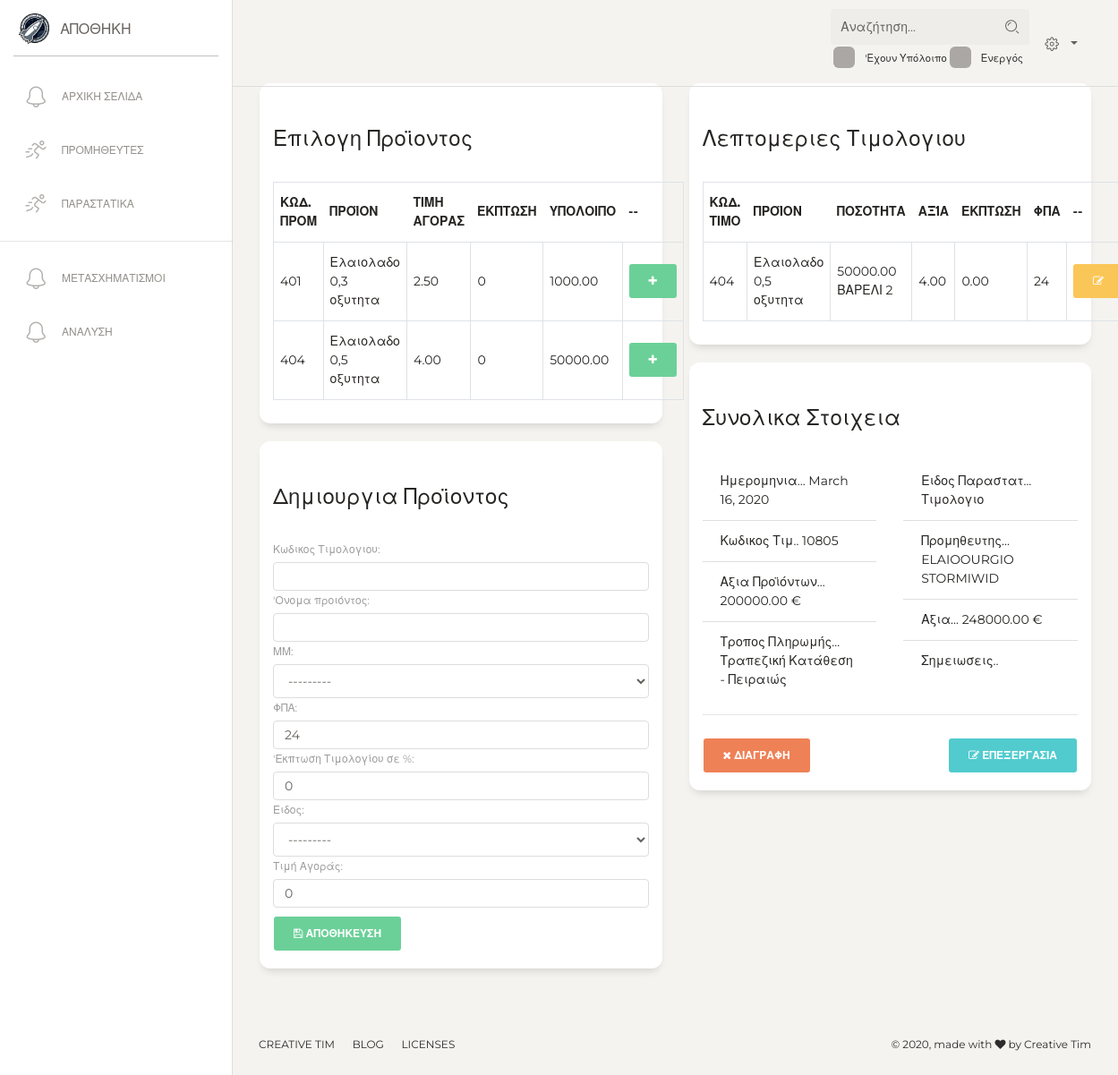
The app's page /warehouse/invoice-detail/2/ (signed in) with its own data.
### catalogue/models.py (models this page shows, shortened)
class Product(models.Model):
    active = models.BooleanField(default=True, verbose_name='Κατασταση')
    product_class = models.ForeignKey(ProductClass, on_delete=models.PROTECT, null=True, verbose_name='Ειδος')
    is_offer = models.BooleanField(default=True)
    title = models.CharField(max_length=120, verbose_name="'Ονομα προιόντος")
    category = models.ManyToManyField(Category, blank=True, null=True, verbose_name='Κατηγοριες')
    sku = models.CharField(max_length=150, blank=True, null=True, verbose_name='MPN')
    meta_description = models.CharField(max_length=300, null=True, blank=True)
    slug = models.SlugField(blank=True, null=True, allow_unicode=True)
    price = models.DecimalField(decimal_places=2, max_digits=6, default=0,
                                verbose_name="Τιμή λιανικής")  # the price product have in the store
    margin = models.IntegerField(default=30, verbose_name='Margin', blank=True, null=True)
    markup = models.IntegerField(default=30, verbose_name='Markup', blank=True, null=True)
    price_internet = models.DecimalField(decimal_places=2, max_digits=6, default=0,
                                         verbose_name="Τιμή Internet(No use)")
    price_b2b = models.DecimalField(decimal_places=2, max_digits=6, default=0,
                                    verbose_name="Τιμή Χονδρικής")  # the price product have in the website, if its 0 then website gets the price from store
    price_discount = models.DecimalField(max_digits=10, decimal_places=2, default=0, verbose_name='Εκπτωτική Τιμή.')
    final_price = models.DecimalField(default=0, decimal_places=2, max_digits=10, blank=True)
    related_products = models.ManyToManyField('self', blank=True)
    different_color = models.ManyToManyField('self', blank=True)
    timestamp = models.DateField(default=timezone.now, verbose_name='Ημερομηνία Δημιουργίας')
    notes = models.TextField(null=True, blank=True, verbose_name='Περιγραφή')
    vendor = models.ForeignKey('warehouse.Vendor', verbose_name="Προμηθευτής", blank=True, null=True, on_delete=models.SET_NULL)
    qty = models.DecimalField(default=0, verbose_name="Απόθεμα", max_digits=10, decimal_places=2)
    unit = models.CharField(max_length=1, default='1', choices=UNIT, blank=True, null=True, verbose_name='ΜΜ')
    safe_stock = models.DecimalField(max_digits=5, decimal_places=2, default=0, verbose_name='Ασφαλη Αποθεμα')
    safe_warning = models.BooleanField(default=False)
    order_sku = models.CharField(blank=True, null=True, max_length=50, verbose_name='Κωδικος Τιμολογιου')
    price_buy = models.DecimalField(decimal_places=2, max_digits=6, default=0,
                                    verbose_name="Τιμή Αγοράς")  # the price which you buy the product
    order_discount = models.IntegerField(default=0, verbose_name="'Εκπτωση Τιμολογίου σε %")
    qty_kilo = models.DecimalField(max_digits=5, decimal_places=3, default=1,
                                   verbose_name='Βάρος/Τεμάχια ανά Συσκευασία ')
    taxes_modifier = models.IntegerField(default=24, verbose_name='ΦΠΑ')
    objects = models.Manager()
    def __str__(self):
        return self.title

class ProductClass(models.Model):
    title = models.CharField(unique=True, max_length=200, verbose_name='Ονομασια')
    have_storage = models.BooleanField(default=False, verbose_name='εχει Αποθηκη')
    wholesale_active = models.BooleanField(default=False, verbose_name="Active for WholeSale")
    is_service = models.BooleanField(default=False, verbose_name='Service')
    have_ingredient = models.BooleanField(default=False, verbose_name='Παρασκευη Απο Εμας')
    def __str__(self):
        return self.title

class ProductStorage(models.Model):
    priority = models.BooleanField(default=False)
    product = models.ForeignKey(Product, on_delete=models.CASCADE, related_name='storages')
    storage = models.ForeignKey(Storage, on_delete=models.PROTECT, verbose_name='Αποθηκη')
    qty = models.DecimalField(decimal_places=2, max_digits=17, default=0)
    class Meta:
        unique_together = ['product', 'storage']
        ordering = ['priority']
    def __str__(self):
        return self.storage.title

### warehouse/models.py (models this page shows, shortened)
class InvoiceItem(models.Model):
    UNITS = (
        ('a', 'Τεμάχιο'),
        ('b', 'Κιβώτιο'),
        ('c', 'Κιλό'),
    )
    order_code = models.CharField(max_length=50, blank=True)
    vendor = models.ForeignKey(Vendor, on_delete=models.PROTECT, verbose_name='')
    invoice = models.ForeignKey(Invoice, on_delete=models.CASCADE, related_name='order_items')
    product = models.ForeignKey(Product, on_delete=models.PROTECT, verbose_name='product_items')
    unit = models.CharField(max_length=1, choices=UNITS, default='a', verbose_name='ΜΜ')
    qty = models.DecimalField(max_digits=17, decimal_places=2, default=1, verbose_name='Ποσότητα')
    value = models.DecimalField(max_digits=17, decimal_places=2, verbose_name='Τιμή')
    discount = models.DecimalField(max_digits=10, decimal_places=2, default=0, verbose_name='Εκπτωση')
    discount_value = models.DecimalField(max_digits=10, decimal_places=2, default=0, verbose_name='Ποσο Εκπτωσης')
    clean_value = models.DecimalField(max_digits=17, decimal_places=2, verbose_name='Αξια')
    total_clean_value = models.DecimalField(max_digits=17, decimal_places=2, verbose_name='Καθαρη Αξια')
    taxes_modifier = models.IntegerField(default=24, verbose_name='ΦΠΑ')
    taxes_value = models.DecimalField(max_digits=17, decimal_places=2, verbose_name='Αξια ΦΠΑ')
    total_value = models.DecimalField(max_digits=17, decimal_places=2, verbose_name='Τελικη Αξία')
    storage = models.ForeignKey(ProductStorage, blank=True, null=True, on_delete=models.PROTECT, related_name='storage_invoices')

class Invoice(models.Model):
    date = models.DateField(verbose_name='Ημερομηνια')
    order_type = models.CharField(max_length=1, choices=INVOICE_TYPES, default='a')
    title = models.CharField(max_length=150, verbose_name='Αριθμος Τιμολογιου')
    payment_method = models.ForeignKey(PaymentMethod, on_delete=models.PROTECT, null=True,
                                       verbose_name='Τροπος Πληρωμης')
    vendor = models.ForeignKey(Vendor, on_delete=models.CASCADE, related_name='invoices', verbose_name='Προμηθευτης')
    value = models.DecimalField(decimal_places=2, max_digits=20, verbose_name='Καθαρή Αξια', default=0.00)
    taxes_value = models.DecimalField(decimal_places=2, max_digits=20, verbose_name='Φορος', default=0)
    extra_value = models.DecimalField(decimal_places=2, max_digits=20, verbose_name='Επιπλέον Αξία', default=0.00)
    final_value = models.DecimalField(decimal_places=2, max_digits=20, verbose_name='Αξία', default=0.00)
    description = models.TextField(blank=True, verbose_name='Λεπτομεριες')
    class Meta:
        ordering = ['-date']
    def tag_value(self):
        return f'{self.value} {CURRENCY}'
    def tag_final_value(self):
        return f'{self.final_value} {CURRENCY}'

class Vendor(models.Model):
    active = models.BooleanField(default=True, verbose_name='Ενεργό')
    title = models.CharField(max_length=200, unique=True, verbose_name='Εταιρία')
    owner = models.CharField(max_length=200, blank=True, verbose_name='Ιδιοκτήτης')
    afm = models.CharField(max_length=150, blank=True, verbose_name='ΑΦΜ')
    doy = models.CharField(max_length=150, blank=True, verbose_name='ΔΟΥ')
    phone = models.CharField(max_length=200, blank=True, verbose_name='Σταθερο Τηλεφωνο')
    cellphone = models.CharField(max_length=200, blank=True, verbose_name='Κινητό')
    email = models.EmailField(blank=True)
    site = models.URLField(blank=True, null=True)
    description = models.TextField(blank=True, null=True, verbose_name='Λεπτομεριες')
    address = models.CharField(max_length=240, blank=True, null=True, verbose_name='Διευθυνση')
    city = models.CharField(max_length=240, blank=True, null=True, verbose_name='Πολη')
    balance = models.DecimalField(decimal_places=2, max_digits=50, default=0.00, verbose_name='Υπόλοιπο')
    paid_value = models.DecimalField(decimal_places=2, max_digits=50, default=0.00)
    value = models.DecimalField(decimal_places=2, max_digits=50, default=0.00)
    taxes_modifier = models.CharField(max_length=1, choices=TAXES_CHOICES, default='c')
    class Meta:
        ordering = ['title']
    def __str__(self):
        return f'{self.title}'
    def tag_balance(self):
        return f'{self.balance} {CURRENCY}'
    tag_balance.short_description = 'Υπολοίπο'

### project_settings/models.py (models this page shows, shortened)
class Storage(models.Model):
    active = models.BooleanField(default=True)
    title = models.CharField(unique=True, max_length=250)
    position = models.TextField(blank=True, null=True)
    capacity = models.DecimalField(decimal_places=2, max_digits=17)
    max_capacity = models.DecimalField(decimal_places=2, max_digits=17)
    warning_max_capacity = models.DecimalField(decimal_places=2, max_digits=17)
    warning_low_max_capacity = models.DecimalField(decimal_places=2, max_digits=17)

class PaymentMethod(models.Model):
    title = models.CharField(max_length=200, unique=True)
    category = models.CharField(max_length=1, choices=PAYMENT_METHOD_CATEGORY)
    def __str__(self):
        return self.title

### warehouse/views.py (the view, shortened to what this page needs)
# urls.py: path('invoice-detail/<int:pk>/', InvoiceDetailView.as_view(), name='invoice_update'),
@method_decorator(staff_member_required, name='dispatch')
class InvoiceDetailView(UpdateView):
    model = Invoice
    template_name = 'warehouse/invoice_detail.html'
    form_class = InvoiceForm
    def get_context_data(self, **kwargs):
        context = super().get_context_data(**kwargs)
        context['products'] = Product.objects.filter(vendor=self.object.vendor)
        context['product_form'] = InvoiceProductForm(initial={'vendor': self.object.vendor})
        context['order_items'] = self.object.order_items.all()
        return context

### warehouse/templates/warehouse/invoice_detail.html (shortened to what this page needs)
{% extends 'warehouse/dashboard.html' %}
{% block content %}
    <div class="content">
        <div class="row">
            <div class="col-6">
                <div class="card">
                    <div class="card-header">
                        <h4>Επιλογη Προϊοντος</h4>
                    </div>
                    <div class="card-body">
                        <table class="table table-bordered">
                            <thead>
                                <tr>
                                    <th>Κωδ. Προμ</th>
                                    <th>Προϊον</th>
                                    <th>Τιμη Αγορας</th>
                                    <th>Εκπτωση</th>
                                    <th>Υπολοιπο</th>
                                    <th>--</th>
                                </tr>
                            </thead>
                            <tbody>
                                {% for product in products %}
                                    <tr>
                                        <td>{{ product.order_sku }}</td>
                                        <td>{{ product }}</td>
                                        <td>{{ product.price_buy }}</td>
                                        <td>{{ product.order_discount }}</td>
                                        <td>{{ product.qty }}</td>
                                        <td><button data-href='{% url "warehouse:ajax_create_product" object.id product.id %}' type="button" class="btn btn-success add_button"><i class="fa fa-plus"></i> </button> </td>
                                    </tr>
                                {% endfor %}
                            </tbody>
                        </table>
                    </div>
                </div>
                <div class="card">
                    <div class="card-header">
                        <h4>Δημιουργια Προϊοντος</h4>
                    </div>
                    <div class="card-body">
                        <form method="post" class="form" action="{% url 'warehouse:create_product_from_invoice' object.id %}">
                            {{ product_form }}
                            <button type="submit" class="btn btn-success"> <i class="fa fa-save"></i> Αποθηκευση </button>
                        </form>
                    </div>
                </div>
            </div>
            <div class='col-6'>
                <div class='card'>
                    <div class='card-header'>
                        <h4>Λεπτομεριες Τιμολογιου </h4>
                    </div>
                    <div class='card-body'>
                        <table class='table table-bordered'>
                            <thead>
                                <tr>
                                    <th>Κωδ. Τιμο</th>
                                    <th>Προϊον</th>
                                    <th>Ποσοτητα</th>
                                    <th>Αξία</th>
                                    <th>Εκπτωση</th>
                                    <th>Φπα</th>
                                    <th>--</th>
                                </tr>
                            </thead>
                            <tbody>
                                {% for item in order_items %}
                                    <tr>
                                        <td>{{ item.order_code }}</td>
                                        <td>{{ item.product }}</td>
                                        <td>{{ item.qty }}
                                            {% if item.storage %}<br> {{ item.storage }}{% endif %}
                                        </td>
                                        <td>{{ item.value }}</td>
                                        <td>{{ item.discount }}</td>
                                        <td>{{ item.taxes_modifier }}</td>
                                        <td><button data-href="{% url 'warehouse:ajax_modify_order_item' item.id %}" type='button' class='btn btn-warning edit_button'><i class='fa fa-edit'></i> </button></td>
                                    </tr>
                                {% endfor %}
                            </tbody>
                        </table>
                    </div>
                </div>
                <div class="card">
                    <div class="card-header">
                        <h4>Συνολικα Στοιχεια</h4>
                    </div>
                    <div class="card-body">
                        <div class="row">
                            <div class="col-6">
                                <ul class="list-group list-group-flush">
                                    <li class="list-group-item">Ημερομηνια... {{ invoice.date }}</li>
                                    <li class="list-group-item">Κωδικος Τιμ.. {{ invoice.title }}</li>
                                    <li class="list-group-item">Αξια Προϊόντων... {{ invoice.tag_value }}</li>
                                    <li class="list-group-item">Τροπος Πληρωμής... {{ invoice.payment_method }}</li>
                                </ul>
                            </div>
                            <div class="col-6">
                                <ul class="list-group list-group-flush">
                                    <li class="list-group-item">Ειδος Παραστατ... {{ invoice.get_order_type_display }}</li>
                                    <li class="list-group-item">Προμηθευτης... {{ invoice.vendor }}</li>
                                    <li class="list-group-item">Αξια... {{ invoice.tag_final_value }}</li>
                                    <li class="list-group-item">Σημειωσεις.. {{ invoice.description }}</li>
                                </ul>
                            </div>
                            <div class="col-12">
                                <hr>
                                <button type="button" class="btn btn-primary pull-right" data-toggle="modal" data-target="#exampleModal">
                                  <i class="fa fa-edit"></i> Επεξεργασια
                                </button>
                                <a href="#" class="card-link btn btn-success btn-danger pull-left"><i class="fa fa-remove" ></i> Διαγραφη</a>
                            </div>
                        </div>
                    </div>
                </div>
            </div>
        </div>
    </div>
{% endblock %}

### records on screen
Product: order_sku "401", title "Ελαιολαδο 0,3 οξυτητα", price_buy "2.50", order_discount "0", qty "1000.00"
Product: order_sku "404", title "Ελαιολαδο 0,5 οξυτητα", price_buy "4.00", order_discount "0", qty "50000.00"
InvoiceItem: order_code "404", product "Ελαιολαδο 0,5 οξυτητα", qty "50000.00", storage "ΒΑΡΕΛΙ 2", value "4.00", discount "0.00", taxes_modifier "24"
Invoice: date "March 16, 2020", title "10805", tag_value "200000.00 €", payment_method "Τραπεζική Κατάθεση - Πειραιώς", order_type "Τιμολογιο", vendor "ELAIOOURGIO STORMIWID", tag_final_value "248000.00 €"
